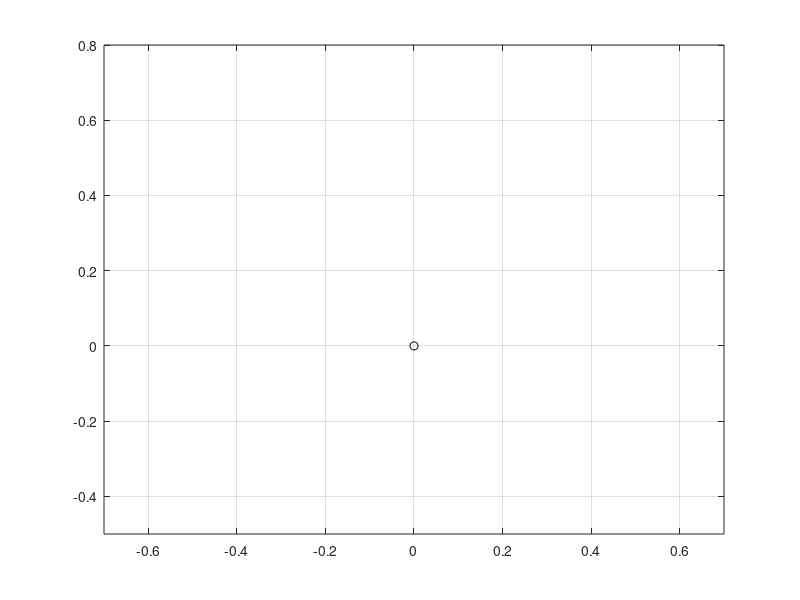

Source code (MATLAB): (Note: this script raises an error after producing the figure.)
% this is FINAL ver. of 2DOF planer mainpultor IK solution

%% 기본 setup
clear
clc

% step마다 걸리는 시간
step_1_time = 0.7;
step_2_time = 1.5;
step_3_time = 2;
step_4_time = 3.5;

step_5_time = 3.5;
step_6_time = 2;

des_x = -0.1; % 도착 x위치

del_t = 0.005; % [sec] 0.001-sec sampling time

% 3개의 link
a1 = 0.250; a2 = 0.250; a3 = 0.150; % [m] link의 길이
m1 = 1; m2 = 0.5; m3 = 0.5; % link 질량 
lc1 = a1/2; lc2 = a2/2; lc3 = a3/2; % 무게중심까지의 거리
g = 9.81; 

reach_dis = 0.07;

% mass moment of inertia
I1 = (m1*a1^2)/12;
I2 = (m2*a2^2)/12;
I3 = (m3*a2^2)/12;

% animation setting
f1 = figure;
plot(0,0,'ko') 
axis([-0.7 0.7 -0.5 0.8]);
grid on

% 최초 EE 위치
theta0_1 = pi/4;
theta0_2 = pi/4+pi*3/2;
theta0_3 = pi/4+pi*3/2+pi*7/4;
x_0 = [0 a1*cos(theta0_1) a1*cos(theta0_1)+a2*cos(theta0_2) a1*cos(theta0_1)+a2*cos(theta0_2)+a3*cos(theta0_3)];
y_0 = [0 a1*sin(theta0_1) a1*sin(theta0_1)+a2*sin(theta0_2) a1*sin(theta0_1)+a2*sin(theta0_2)+a3*sin(theta0_3)];

p = line(x_0,y_0,'EraseMode','xor','LineWidth',(4));

%% 궤적 생성 

% 초기값
theta_1_dot(1) = 0; theta_1_ddot(1) = 0; theta_1_ddot(2) = 0;
theta_2_dot(1) = 0; theta_2_ddot(1) = 0; theta_2_ddot(2) = 0;
theta_3_dot(1) = 0; theta_3_ddot(1) = 0; theta_3_ddot(2) = 0;

count = 1;
for step = 1:1:6
    for i=1:1:(1/del_t) 
       
        % 1번째 Step
        if count == 1
            t = step_1_time*del_t*i; % 시간
            x(i) = x_0(4); % E.E의 x축 값
            y(i) = y_0(4)-reach_dis*0.5*(1-cos(pi/step_1_time*t)); % travling time = step_1_time
    
            theta_d = pi*3/2; % 유지하고 싶은 각도
            D = ((x(i)-a3*cos(theta_d))^2 + (y(i)-a3*sin(theta_d))^2 - a1^2 - a2^2)/(2*a1*a2);
            theta_2(i) = atan2(-sqrt(1-D^2),D);
            theta_1(i) = atan2( (y(i)-a3*sin(theta_d)),(x(i)-a3*cos(theta_d))) - atan2(a2*sin(theta_2(i)), a1+a2*cos(theta_2(i)) );
            theta_3(i) = 3/2*pi - (theta_1(i)+theta_2(i));

             if i == 1/del_t % 마지막일때
                f2 = figure;
                subplot(2,2,1);
                plot(x,y)
                title('Path Planning');
                xlabel('x(m)');
                ylabel('y(m)')


                subplot(2,2,2);
                plot(linspace(0,step_1_time,1/del_t),x,linspace(0,step_1_time,1/del_t),y)
                title('Trajectory');
                xlabel('time(s)');
                ylabel('displacement(m)')
                legend('x','y')
                

                subplot(2,2,[3,4])
                plot(linspace(0,step_1_time,1/del_t),rad2deg(theta_1), linspace(0,step_1_time,1/del_t),rad2deg(theta_2), linspace(0,step_1_time,1/del_t),rad2deg(theta_3));
                title('Joint');
                xlabel('time(s)');
                ylabel('angle(degree)')
                legend('theta1','theta2','theta3')

                sgtitle('Step 1')



                f8 = figure;
                subplot(2,2,1);
                x_axis = linspace(0,step_1_time,length(T(1,:))-2);
                y_axis = T(1,3:length(T(1,:)));
                plot(x_axis,y_axis)                
                hold on
                x_axis = linspace(0,step_1_time,length(T(1,:))-2);
                y_axis = T(2,3:length(T(1,:)));
                plot(x_axis,y_axis)
                hold on
                x_axis = linspace(0,step_1_time,length(T(1,:))-2);
                y_axis = T(3,3:length(T(1,:)));
                plot(x_axis,y_axis)
                
                title('Torque')
                xlabel('time(s)')
                ylabel('T(Nm)')  
                legend('1번 joint','2번 joint','3번 joint')
                

                subplot(2,2,2);
                x_axis = linspace(0,step_1_time,length(T(1,:))-2);
                y_axis = P(1,3:length(T(1,:)));
                plot(x_axis,y_axis)                
                hold on
                x_axis = linspace(0,step_1_time,length(T(1,:))-2);
                y_axis = P(2,3:length(T(1,:)));
                plot(x_axis,y_axis)
                hold on
                x_axis = linspace(0,step_1_time,length(T(1,:))-2);
                y_axis = P(3,3:length(T(1,:)));
                plot(x_axis,y_axis)
                
                title('Power')
                xlabel('time(s)')
                ylabel('P(Watt)')
                legend('1번 joint','2번 joint','3번 joint')
                
                subplot(2,2,[3,4]);
                plot(linspace(0,step_1_time,1/del_t-1),rad2deg(theta_1_dot), linspace(0,step_1_time,1/del_t-1),rad2deg(theta_2_dot), linspace(0,step_1_time,1/del_t-1),rad2deg(theta_3_dot))
                
                title('Angular Velocity')
                xlabel('time(s)')
                ylabel('V(deg/s)')
                legend('1번 joint','2번 joint','3번 joint')

                sgtitle('Step 1')

            end
        end
        
        % 2번째 Step
        if count == 2
            t = step_2_time*del_t*i; % 시간
            x(i) = x_0(4);
            y(i) = y_0(4)-reach_dis+(reach_dis)*0.5*(1-cos(pi/step_2_time*t));
    
            theta_d = pi*3/2;
            D = ((x(i)-a3*cos(theta_d))^2 + (y(i)-a3*sin(theta_d))^2 - a1^2 - a2^2)/(2*a1*a2);
            theta_2(i) = atan2(-sqrt(1-D^2),D);
            theta_1(i) = atan2((y(i)-a3*sin(theta_d)),(x(i)-a3*cos(theta_d))) - atan2(a2*sin(theta_2(i)), a1+a2*cos(theta_2(i)));
            theta_3(i) = 3/2*pi - (theta_1(i)+theta_2(i));

            if i == 1/del_t % 마지막일때
                step3_init_x = x(i); % 다음 step을 위해 마지막 위치 저장
                step3_init_y = y(i);

                f3 = figure;
                subplot(2,2,1);
                plot(x,y)
                title('Path Planning');
                xlabel('x(m)');
                ylabel('y(m)')


                subplot(2,2,2);
                plot(linspace(0,step_2_time,1/del_t),x,linspace(0,step_2_time,1/del_t),y)
                title('Trajectory');
                xlabel('time(s)');
                ylabel('displacement(m)')
                legend('x','y')
                

                subplot(2,2,[3,4])
                plot(linspace(0,step_2_time,1/del_t),rad2deg(theta_1), linspace(0,step_2_time,1/del_t),rad2deg(theta_2), linspace(0,step_2_time,1/del_t),rad2deg(theta_3))
                title('Joint');
                xlabel('time(s)');
                ylabel('angle(degree)')
                legend('theta1','theta2','theta3')

                sgtitle('Step 2')

                f9 = figure;
                subplot(2,2,1);
                x_axis = linspace(0,step_2_time,length(T(1,:))-2);
                y_axis = T(1,1:length(T(1,:))-2);
                plot(x_axis,y_axis)                
                hold on
                x_axis = linspace(0,step_2_time,length(T(1,:))-2);
                y_axis = T(2,1:length(T(1,:))-2);
                plot(x_axis,y_axis)
                hold on
                x_axis = linspace(0,step_2_time,length(T(1,:))-2);
                y_axis = T(3,1:length(T(1,:))-2);
                plot(x_axis,y_axis)
                
                title('Torque')
                xlabel('time(s)')
                ylabel('T(Nm)')  
                legend('1번 joint','2번 joint','3번 joint')
                

                subplot(2,2,2);
                x_axis = linspace(0,step_2_time,length(T(1,:))-2);
                y_axis = P(1,3:length(T(1,:)));
                plot(x_axis,y_axis)                
                hold on
                x_axis = linspace(0,step_2_time,length(T(1,:))-2);
                y_axis = P(2,3:length(T(1,:)));
                plot(x_axis,y_axis)
                hold on
                x_axis = linspace(0,step_2_time,length(T(1,:))-2);
                y_axis = P(3,3:length(T(1,:)));
                plot(x_axis,y_axis)
                
                title('Power')
                xlabel('time(s)')
                ylabel('P(Watt)')
                legend('1번 joint','2번 joint','3번 joint')

                subplot(2,2,[3,4]);
                plot(linspace(0,step_2_time,1/del_t-1),rad2deg(theta_1_dot(1,1:1/del_t-1)),linspace(0,step_2_time,1/del_t-1),rad2deg(theta_2_dot(1,1:1/del_t-1)),linspace(0,step_2_time,1/del_t-1),rad2deg(theta_3_dot(1,1:1/del_t-1)))
                
                title('Angular Velocity')
                xlabel('time(s)')
                ylabel('V(deg/s)')
                legend('1번 joint','2번 joint','3번 joint')

                sgtitle('Step 2')

            end
        end

        % 3번째 Step
        if count == 3
            t = step_3_time*del_t*i; % 시간

            x(i) = step3_init_x-( step3_init_x-sqrt(a2^2-(a1-a3)^2) )*0.5*(1-cos(pi/step_3_time*t));
            y(i) = ( step3_init_y/(step3_init_x-sqrt(a2^2-(a1-a3)^2)) )*( x(i)-sqrt(a2^2-(a1-a3)^2) );
    
            theta_d = pi*3/2;
            D = ((x(i)-a3*cos(theta_d))^2 + (y(i)-a3*sin(theta_d))^2 - a1^2 - a2^2)/(2*a1*a2);
            theta_2(i) = atan2(-sqrt(1-D^2),D);
            theta_1(i) = atan2((y(i)-a3*sin(theta_d)),(x(i)-a3*cos(theta_d))) - atan2(a2*sin(theta_2(i)), a1+a2*cos(theta_2(i)));
            theta_3(i) = 3/2*pi - (theta_1(i)+theta_2(i));

            if i == 1/del_t % 마지막일때
                step4_init_x = x(i); % 다음 step을 위해 마지막 위치 저장
                step4_init_y = y(i);
                step4_init_theta_1 = theta_1(i); % 다음 step을 위해 마지막 위치 저장
                step4_init_theta_2 = theta_2(i);
                step4_init_theta_3 = theta_3(i);

                f4 = figure;
                subplot(2,2,1);
                plot(x,y)
                title('Path Planning');
                xlabel('x(m)');
                ylabel('y(m)')


                subplot(2,2,2);
                plot(linspace(0,step_3_time,1/del_t),x,linspace(0,step_3_time,1/del_t),y)
                title('Trajectory');
                xlabel('time(s)');
                ylabel('displacement(m)')
                legend('x','y')
                

                subplot(2,2,[3,4])
                plot(linspace(0,step_3_time,1/del_t),rad2deg(theta_1), linspace(0,step_3_time,1/del_t),rad2deg(theta_2), linspace(0,step_3_time,1/del_t),rad2deg(theta_3))
                title('Joint');
                xlabel('time(s)');
                ylabel('angle(degree)')
                legend('theta1','theta2','theta3')

                sgtitle('Step 3')

                f10 = figure;
               subplot(2,2,1);
                x_axis = linspace(0,step_3_time,length(T(1,:))-2);
                y_axis = T(1,1:length(T(1,:))-2);
                plot(x_axis,y_axis)                
                hold on
                x_axis = linspace(0,step_3_time,length(T(1,:))-2);
                y_axis = T(2,1:length(T(1,:))-2);
                plot(x_axis,y_axis)
                hold on
                x_axis = linspace(0,step_3_time,length(T(1,:))-2);
                y_axis = T(3,1:length(T(1,:))-2);
                plot(x_axis,y_axis)
                
                title('Torque')
                xlabel('time(s)')
                ylabel('T(Nm)')  
                legend('1번 joint','2번 joint','3번 joint')
                

                subplot(2,2,2);
                x_axis = linspace(0,step_3_time,length(T(1,:))-2);
                y_axis = P(1,3:length(T(1,:)));
                plot(x_axis,y_axis)                
                hold on
                x_axis = linspace(0,step_3_time,length(T(1,:))-2);
                y_axis = P(2,3:length(T(1,:)));
                plot(x_axis,y_axis)
                hold on
                x_axis = linspace(0,step_3_time,length(T(1,:))-2);
                y_axis = P(3,3:length(T(1,:)));
                plot(x_axis,y_axis)
                
                title('Power')
                xlabel('time(s)')
                ylabel('P(Watt)')
                legend('1번 joint','2번 joint','3번 joint')

                subplot(2,2,[3,4]);
                plot(linspace(0,step_3_time,1/del_t-1),rad2deg(theta_1_dot(1,1:1/del_t-1)),linspace(0,step_3_time,1/del_t-1),rad2deg(theta_2_dot(1,1:1/del_t-1)),linspace(0,step_3_time,1/del_t-1),rad2deg(theta_3_dot(1,1:1/del_t-1)))
                
                title('Angular Velocity')
                xlabel('time(s)')
                ylabel('V(deg/s)')
                legend('1번 joint','2번 joint','3번 joint')


                sgtitle('Step 3')

            end
        end

        % 4번째 Step
        if count == 4
            t = step_4_time*del_t*i; % 시간 
            theta_1(i) = step4_init_theta_1;
            theta_2(i) = step4_init_theta_2+deg2rad(170)*0.5*(1-cos(pi/step_4_time*t));
            theta_3(i) = step4_init_theta_3; 

            x(i) = Ax(4);
            y(i) = Ay(4);

             if i == 1/del_t % 마지막일때
                step5_init_theta_1 = theta_1(i); % 다음 step을 위해 마지막 위치 저장
                step5_init_theta_2 = theta_2(i);
                step5_init_theta_3 = theta_3(i);

                f5 = figure;
                subplot(2,2,1);
                plot(x,y)
                title('Path Planning');
                xlabel('x(m)');
                ylabel('y(m)')


                subplot(2,2,2);
                plot(linspace(0,step_4_time,1/del_t),x,linspace(0,step_4_time,1/del_t),y)
                title('Trajectory');
                xlabel('time(s)');
                ylabel('displacement(m)')
                legend('x','y')
                

                subplot(2,2,[3,4])
                plot(linspace(0,step_4_time,1/del_t),rad2deg(theta_1), linspace(0,step_4_time,1/del_t),rad2deg(theta_2), linspace(0,step_4_time,1/del_t),rad2deg(theta_3))
                title('Joint');
                xlabel('time(s)');
                ylabel('angle(degree)')
                legend('theta1','theta2','theta3')

                sgtitle('Step 4')

                                f11 = figure;
  subplot(2,2,1);
                x_axis = linspace(0,step_4_time,length(T(1,:))-2);
                y_axis = T(1,1:length(T(1,:))-2);
                plot(x_axis,y_axis)                
                hold on
                x_axis = linspace(0,step_4_time,length(T(1,:))-2);
                y_axis = T(2,1:length(T(1,:))-2);
                plot(x_axis,y_axis)
                hold on
                x_axis = linspace(0,step_4_time,length(T(1,:))-2);
                y_axis = T(3,1:length(T(1,:))-2);
                plot(x_axis,y_axis)
                
                title('Torque')
                xlabel('time(s)')
                ylabel('T(Nm)')  
                legend('1번 joint','2번 joint','3번 joint')
                

                subplot(2,2,2);
                x_axis = linspace(0,step_4_time,length(T(1,:))-2);
                y_axis = P(1,3:length(T(1,:)));
                plot(x_axis,y_axis)                
                hold on
                x_axis = linspace(0,step_4_time,length(T(1,:))-2);
                y_axis = P(2,3:length(T(1,:)));
                plot(x_axis,y_axis)
                hold on
                x_axis = linspace(0,step_4_time,length(T(1,:))-2);
                y_axis = P(3,3:length(T(1,:)));
                plot(x_axis,y_axis)
                
                title('Power')
                xlabel('time(s)')
                ylabel('P(Watt)')
                legend('1번 joint','2번 joint','3번 joint')

                subplot(2,2,[3,4]);
                plot(linspace(0,step_4_time,1/del_t-1),rad2deg(theta_1_dot(1,1:1/del_t-1)),linspace(0,step_4_time,1/del_t-1),rad2deg(theta_2_dot(1,1:1/del_t-1)),linspace(0,step_4_time,1/del_t-1),rad2deg(theta_3_dot(1,1:1/del_t-1)))
                
                title('Angular Velocity')
                xlabel('time(s)')
                ylabel('V(deg/s)')
                legend('1번 joint','2번 joint','3번 joint')

                sgtitle('Step 4')

            end
        end
    
        % 복귀
        % 5번째 Step
        if count == 5
            t = step_5_time*del_t*i; % 시간 
            theta_1(i) = step5_init_theta_1;
            theta_2(i) = step5_init_theta_2-deg2rad(170)*0.5*(1-cos(pi/step_5_time*t));
            theta_3(i) = step5_init_theta_3; 
       
            x(i) = Ax(4);
            y(i) = Ay(4);
        
         if i == 1/del_t % 마지막일때
                step5_init_theta_1 = theta_1(i); % 다음 step을 위해 마지막 위치 저장
                step5_init_theta_2 = theta_2(i);
                step5_init_theta_3 = theta_3(i);
        
                f6 = figure;
                subplot(2,2,1);
                plot(x,y)
                title('Path Planning');
                xlabel('x(m)');
                ylabel('y(m)')


                subplot(2,2,2);
                plot(linspace(0,step_5_time,1/del_t),x,linspace(0,step_5_time,1/del_t),y)
                title('Trajectory');
                xlabel('time(s)');
                ylabel('displacement(m)')
                legend('x','y')
                

                subplot(2,2,[3,4])
                plot(linspace(0,step_5_time,1/del_t),rad2deg(theta_1), linspace(0,step_5_time,1/del_t),rad2deg(theta_2), linspace(0,step_5_time,1/del_t),rad2deg(theta_3))
                title('Joint');
                xlabel('time(s)');
                ylabel('angle(degree)')
                legend('theta1','theta2','theta3')

                sgtitle('Step 5')

                                f12 = figure;
 subplot(2,2,1);
                x_axis = linspace(0,step_5_time,length(T(1,:))-2);
                y_axis = T(1,1:length(T(1,:))-2);
                plot(x_axis,y_axis)                
                hold on
                x_axis = linspace(0,step_5_time,length(T(1,:))-2);
                y_axis = T(2,1:length(T(1,:))-2);
                plot(x_axis,y_axis)
                hold on
                x_axis = linspace(0,step_5_time,length(T(1,:))-2);
                y_axis = T(3,1:length(T(1,:))-2);
                plot(x_axis,y_axis)
                
                title('Torque')
                xlabel('time(s)')
                ylabel('T(Nm)')  
                legend('1번 joint','2번 joint','3번 joint')
                

                subplot(2,2,2);
                x_axis = linspace(0,step_5_time,length(T(1,:))-2);
                y_axis = P(1,3:length(T(1,:)));
                plot(x_axis,y_axis)                
                hold on
                x_axis = linspace(0,step_5_time,length(T(1,:))-2);
                y_axis = P(2,3:length(T(1,:)));
                plot(x_axis,y_axis)
                hold on
                x_axis = linspace(0,step_5_time,length(T(1,:))-2);
                y_axis = P(3,3:length(T(1,:)));
                plot(x_axis,y_axis)
                
                title('Power')
                xlabel('time(s)')
                ylabel('P(Watt)')
                legend('1번 joint','2번 joint','3번 joint')

                subplot(2,2,[3,4]);
                plot(linspace(0,step_5_time,1/del_t-1),rad2deg(theta_1_dot(1,1:1/del_t-1)),linspace(0,step_5_time,1/del_t-1),rad2deg(theta_2_dot(1,1:1/del_t-1)),linspace(0,step_5_time,1/del_t-1),rad2deg(theta_3_dot(1,1:1/del_t-1)))
                
                title('Angular Velocity')
                xlabel('time(s)')
                ylabel('V(deg/s)')
                legend('1번 joint','2번 joint','3번 joint')


                sgtitle('Step 5')

        end
        
        
        end

        % 6번째 Step
        if count == 6
            t = step_6_time*del_t*i; % 시간

            x(i) = step4_init_x+( step3_init_x-sqrt(a2^2-(a1-a3)^2) )*0.5*(1-cos(pi/step_6_time*t));
            y(i) = ( step3_init_y/(step3_init_x-sqrt(a2^2-(a1-a3)^2)) )*( x(i)-sqrt(a2^2-(a1-a3)^2) );
    
            theta_d = pi*3/2;
            D = ((x(i)-a3*cos(theta_d))^2 + (y(i)-a3*sin(theta_d))^2 - a1^2 - a2^2)/(2*a1*a2);
            theta_2(i) = atan2(-sqrt(1-D^2),D);
            theta_1(i) = atan2((y(i)-a3*sin(theta_d)),(x(i)-a3*cos(theta_d))) - atan2(a2*sin(theta_2(i)), a1+a2*cos(theta_2(i)));
            theta_3(i) = 3/2*pi - (theta_1(i)+theta_2(i));

            if i == 1/del_t % 마지막일때
                f7 = figure;
                subplot(2,2,1);
                plot(x,y)
                title('Path Planning');
                xlabel('x(m)');
                ylabel('y(m)')


                subplot(2,2,2);
                plot(linspace(0,step_6_time,1/del_t),x,linspace(0,step_6_time,1/del_t),y)
                title('Trajectory');
                xlabel('time(s)');
                ylabel('displacement(m)')
                legend('x','y')
                

                subplot(2,2,[3,4])
                plot(linspace(0,step_6_time,1/del_t),rad2deg(theta_1), linspace(0,step_6_time,1/del_t),rad2deg(theta_2), linspace(0,step_6_time,1/del_t),rad2deg(theta_3))
                title('Joint');
                xlabel('time(s)');
                ylabel('angle(degree)')
                legend('theta1','theta2','theta3')

                sgtitle('Step 6')

                                f13 = figure;
 subplot(2,2,1);
                x_axis = linspace(0,step_6_time,length(T(1,:))-2);
                y_axis = T(1,1:length(T(1,:))-2);
                plot(x_axis,y_axis)                
                hold on
                x_axis = linspace(0,step_6_time,length(T(1,:))-2);
                y_axis = T(2,1:length(T(1,:))-2);
                plot(x_axis,y_axis)
                hold on
                x_axis = linspace(0,step_6_time,length(T(1,:))-2);
                y_axis = T(3,1:length(T(1,:))-2);
                plot(x_axis,y_axis)
                
                title('Torque')
                xlabel('time(s)')
                ylabel('T(Nm)')  
                legend('1번 joint','2번 joint','3번 joint')
                

                subplot(2,2,2);
                x_axis = linspace(0,step_6_time,length(T(1,:))-2);
                y_axis = P(1,3:length(T(1,:)));
                plot(x_axis,y_axis)                
                hold on
                x_axis = linspace(0,step_6_time,length(T(1,:))-2);
                y_axis = P(2,3:length(T(1,:)));
                plot(x_axis,y_axis)
                hold on
                x_axis = linspace(0,step_6_time,length(T(1,:))-2);
                y_axis = P(3,3:length(T(1,:)));
                plot(x_axis,y_axis)
                
                title('Power')
                xlabel('time(s)')
                ylabel('P(Watt)')
                legend('1번 joint','2번 joint','3번 joint')

                subplot(2,2,[3,4]);
                plot(linspace(0,step_6_time,1/del_t-1),rad2deg(theta_1_dot(1,1:1/del_t-1)),linspace(0,step_6_time,1/del_t-1),rad2deg(theta_2_dot(1,1:1/del_t-1)),linspace(0,step_6_time,1/del_t-1),rad2deg(theta_3_dot(1,1:1/del_t-1)))
                
                title('Angular Velocity')
                xlabel('time(s)')
                ylabel('V(deg/s)')
                legend('1번 joint','2번 joint','3번 joint')


                sgtitle('Step 6')

            end
        end
  
    
    % theta_1
    if i >= 2
        theta_1_dot(i) = (theta_1(i) - theta_1(i-1))/del_t;
    end
    
    if i >= 3
        theta_1_ddot(i) = (theta_1_dot(i) - theta_1_dot(i-1))/del_t;
    end
    
    % theta_2
    if i >= 2
        theta_2_dot(i) = (theta_2(i) - theta_2(i-1))/del_t;
    end
    
    if i >= 3
        theta_2_ddot(i) = (theta_2_dot(i) - theta_2_dot(i-1))/del_t;
    end
    
    % theta_3
    if i >= 2
        theta_3_dot(i) = (theta_3(i) - theta_3(i-1))/del_t;
    end
    
    if i >= 3
        theta_3_ddot(i) = (theta_3_dot(i) - theta_3_dot(i-1))/del_t;
    end
    
    Ax = [0 a1*cos(theta_1(i)) a1*cos(theta_1(i))+a2*cos(theta_1(i)+theta_2(i)) a1*cos(theta_1(i))+a2*cos(theta_1(i)+theta_2(i))+a3*cos(theta_1(i)+theta_2(i)+theta_3(i))];
    Ay = [0 a1*sin(theta_1(i)) a1*sin(theta_1(i))+a2*sin(theta_1(i)+theta_2(i)) a1*sin(theta_1(i))+a2*sin(theta_1(i)+theta_2(i))+a3*sin(theta_1(i)+theta_2(i)+theta_3(i))];
    
    set(p,'XData',Ax,'YData',Ay);
    
    drawnow;

    % 여기서부터 F,v,P 계산
    C1 = cos(theta_1(i));
    C2 = cos(theta_2(i));
    C3 = cos(theta_3(i));
    C12 = cos(theta_1(i)+theta_2(i));
    C13 = cos(theta_1(i)+theta_3(i));
    C23 = cos(theta_2(i)+theta_3(i));
    C123 = cos(theta_1(i)+theta_2(i)+theta_3(i));
    S1 = sin(theta_1(i));
    S2 = sin(theta_2(i));
    S3 = sin(theta_3(i));
    S12 = sin(theta_1(i)+theta_2(i));
    S13 = sin(theta_1(i)+theta_3(i));
    S23 = sin(theta_2(i)+theta_3(i));
    
    % Inertia Matrix
    M11 = m1*lc1^2 + I1 + m2*a1^2 + m2*lc2^2 + 2*m2*a1*lc2*C2 + I2 + m3*a1^2 + m3*a2^2 + m3*lc3^2 + m3*a1*a2*2*C2 + m3*a2*lc3*2*C3 + m3*a1*lc3*2*C23 + I3;
    M12 = m2*lc2^2 + m2*a1*lc2*C2 +I2 + m3*a2^2 + m3*lc3^2 + m3*a1*a2*C2 + m3*a2*lc3*2*C3 + m3*a1*lc3*C23 + I3;  
    M13 = m3*lc3^2 + m3*a2*lc3*C3 + m3*a1*lc3*C23 + I3; 
    M21 = m2*lc2^2 + I3 + m2*a1*lc2*C2 + I2 + m3*a2^2 + m3*lc3^2 + m3*a1*a2*C2 + 2*m3*a2*lc3*C3 + m3*a1*lc3*C23;
    M22 = m2*lc2^2 + I3 + I2 + m3*a2^2 + m3*lc3^2 + 2*m3*a2*lc3*C3;
    M23 = m3*lc3^2 + m3*a2*lc3*C3 + I3;
    M31 = m3*lc3^2 + m3*a2*lc3*C3 + m3*a1*lc3*C23 + I3;
    M32 = m3*lc3^2 + m3*a2*lc3*C3 + I3;
    M33 = m3*lc3^2 + I3;
    
    % Centrifugal and Coloilis Matrix
    A112 = -m2*a1*lc2*2*S2 - m3*a1*a2*2*S2 - 2*m3*a1*lc3*S23;
    A123 = -m3*a2*lc3*2*S3 - 2*m3*a1*lc3*S23;
    A113 = -2*m3*a2*lc3*S3 - 2*m3*a1*lc3*S23;
    A122 = -m2*a1*lc3*S3 - m3*a1*a2*S2 - m3*a1*lc3*S23;
    A133 = -m3*a1*lc3*S23 - m3*a2*lc3*S3;
    A211 = m2*a1*lc2*S2 + m3*a1*a2*S2 + m3*a1*lc3*S23;
    A233 = -m3*a2*lc3*S3;
    A212 = 0;
    A223 = -m3*a2*lc3*2*S3;
    A213 = -2*m3*a2*lc3*S3;
    A311 = m3*a2*lc3*S3 + m3*a1*lc3*S23;
    A322 = m3*a2*lc3*S3;
    A312 = 2*m3*a2*lc3*S3;
    A323 = 0;
    A313 = 0;
    
    dot12 = theta_1_dot(i)*theta_2_dot(i);
    dot13 = theta_1_dot(i)*theta_3_dot(i);
    dot23 = theta_2_dot(i)*theta_3_dot(i);
    dot1sq = (theta_1_dot(i))^2;
    dot2sq = (theta_2_dot(i))^2;
    dot3sq = (theta_3_dot(i))^2;
    
    % Gravity
    G1 = m1*g*lc1*C1 + m2*g*(a1*C1+lc2*C12) + m3*g*(a1*C1 + a2*C12 + lc3*C123);
    G2 = m2*g*lc2*C12 + m3*g*(a2*C12 + lc3*C123);
    G3 = m3*g*lc3*C123;
    
    
    M = [M11,M12,M13;M21,M22,M23;M31,M32,M33];
    C = [A112*dot12+A123*dot23+A113*dot13+A133*dot3sq+A122*dot2sq;A211*dot1sq+A233*dot3sq^2+A212*dot12+A223*dot23+A213*dot13;A311*dot1sq+A322*dot2sq+A312*dot12+A323*dot23+A313*dot13];
    G = [G1; G2; G3];
    
    T(1:3,i) = M*[theta_1_ddot(i) theta_2_ddot(i) theta_3_ddot(i)]' + C + G; 
    P(1:3,i) = abs([theta_1_dot(i) theta_2_dot(i) theta_3_dot(i)]'.*T(1:3,i));

    end
    count = count + 1;
end
